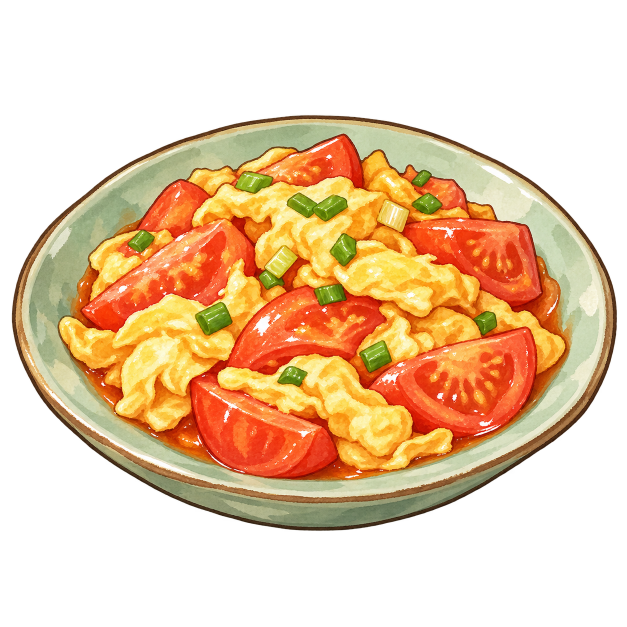
#> input picture 新建文件夹/番茄炒蛋.png, 1254 x 1254 px (shown at 1/2 size)
$ python trace_d06.py '../新建文件夹/番茄炒蛋.png'
#> lines starting #> are read from the running program, lines starting #| are printed output that depends on the picture; after the words box and inside, x2 and y2 are one past the last pixel; in counts of white or black regions, pixels touching at a corner belong together
"""Traces 番茄炒蛋's art (新建文件夹/番茄炒蛋.png) for D06, so that its loose, irregular scrambled egg is modelled 1:1
(勾勒): writes food_models/traced_D06.json, which stirfry.fanqie_chaodan builds the dish from, and a tracing sheet.

    python WhiteModel/trace_d06.py [--sheet <out.png>] [--blender <blender.exe>]

1. The art's camera. The art is an orthographic view of round_plate(r=0.1, h=0.034) from straight in front and
   38.3° up (its rim's ellipse fixes the angle), K px a metre, the plate's middle at (U0, V0): every art pixel is a
   ray, and a point on a surface z = f(x, y) is where the ray first meets it (backproject).
2. The art's pixels sorted by colour into egg, red (tomato or sauce), green (scallion) and the rest, the boundaries
   between egg and tomato settled by a watershed on the picture itself (its painted outlines).
3. The tomato wedges: round_wedge (the rounded wedge stirfry builds, dumped from Blender) fitted to each red patch,
   its silhouette seen from the art's camera against the patch, a cut face turned to the eye as the art paints them,
   lying on the heap inside the plate.
4. The heap T: the food's footprint (egg, wedges and scallion together) back-projected onto the plate, and inside it
   a membrane (Poisson) domed up to PEAK, on which every piece lies.
5. The egg split into its loose pieces along the art's creases: a watershed on the art's shading, neighbours with
   only a faint crease between them merged, small bits into a neighbour.
6. Each piece a surface over its outline in the art, so that from the art's camera it covers exactly what the art
   paints: raised over T, leaning a little to the eye, the art's shading in relief, its edge a thin crease (a ring of
   vertices just inside it), a little under its neighbours, the upper of two (the art shades the lower) lying higher.
7. Under it all a surface of deep gold a little under T (it shows in the creases), and the scallion lying on top
   where the art has it (the two pale pieces, 葱白, read off the art by eye).
"""
import json
import math
import os
import subprocess
import sys
import tempfile
import heapq

import cv2
import numpy as np
from PIL import Image, ImageDraw, ImageFont

HERE = os.path.dirname(os.path.abspath(__file__))
ART = os.path.join(HERE, '..', '新建文件夹', '番茄炒蛋.png')
OUT = os.path.join(HERE, 'food_models', 'traced_D06.json')

EL, K, U0, V0 = 38.3, 6046.0, 628.5, 773.3          # the art's camera (1)
SE, CE = math.sin(math.radians(EL)), math.cos(math.radians(EL))
VIEW = np.array([0.0, -CE, SE])                      # towards the camera
GX = np.linspace(-0.1, 0.1, 201)                     # world grid for the heap, 1 mm
GSTEP = GX[1] - GX[0]
# the tomatoes: a point inside each wedge and a box round it, read off the art
WEDGES = [(620, 318), (350, 410), (300, 560), (955, 520), (610, 660), (920, 770), (520, 850), (868, 378)]
ROI = [(515, 262, 732, 378), (272, 350, 428, 480), (158, 438, 515, 664), (803, 436, 1097, 618),
       (448, 566, 778, 768), (738, 646, 1082, 878), (372, 738, 688, 958), (798, 328, 942, 428)]
PALE = [(790, 430, 65, 44, 63), (561, 522, 64, 44, 120)]   # 葱白: centre, length, width (px), angle (degrees)
PEAK = 0.044            # the top of the heap
SINK = 0.003            # a wedge rests this far into the heap
# the egg's surfaces (6)
GAP, GB, RING = 0.0042, 0.0037, 0.0006   # mesh spacing inside and along the outline; the crease ring
LMAX, PUFF = 0.012, 0.9                  # a piece's height: PUFF × its half-width, up to LMAX
TILT, EDGE_D = 0.5, 0.001                # its front edge at 50% of its back's height; edge rounded over 1 mm
LAYER = 0.004                            # the topmost piece this much higher than the lowest
RELIEF, BAND = 0.0015, (8.0, 30.0)       # the art's shading as relief: amplitude, band (px)
OVER = 3                                 # px a piece reaches under its neighbours
EDGE_IN, EDGE_OUT = -0.0025, -0.0035     # a piece's edge under T: against another piece, and on the food's edge
DRAPE = 0.004                            # most a piece lifts to lie over a tomato; past that the tomato shows
FILL_SP, FILL_DEPTH = 0.011, 0.004       # the gold surface under the pieces: mesh spacing, depth under T

u8 = lambda m: m.astype(np.uint8)
disk = lambda r: cv2.getStructuringElement(cv2.MORPH_ELLIPSE, (2 * r + 1, 2 * r + 1))


# [5 lines left out: function fill_holes, not called in this run]


# ------------------------------------------------------------------ geometry (1)

def project(x, y, z):
    return U0 + K * np.asarray(x), V0 - K * (np.asarray(y) * SE + np.asarray(z) * CE)


# [45 lines left out: functions plate_in, sample, backproject, on_ray, not called in this run]


def depth_of(P):
    P = np.asarray(P)
    return P[..., 1] * CE - P[..., 2] * SE


# [19 lines left out: function raster, not called in this run]


# ------------------------------------------------------------------ colours (2)

def classify(rgb, alpha):
    """Labels: 1 egg, 2 red (tomato or sauce), 3 scallion, 4 the rest (plate, background)."""
    R, G, B = (rgb[..., i].astype(np.float32) for i in range(3))
    H, W = R.shape
    uu, vv = np.meshgrid(np.arange(W), np.arange(H))
    zone = (((uu - U0) / (K * 0.0875)) ** 2 + ((vv - (V0 - K * 0.031 * CE)) / (K * 0.0875 * SE)) ** 2) < 1
    zone &= alpha > 128                                   # inside the inner rim
    mx, mn = np.maximum(np.maximum(R, G), B), np.minimum(np.minimum(R, G), B)
    sat = (mx - mn) / np.maximum(mx, 1)
    gr = G / np.maximum(R, 1)
    green = zone & (G > R * 1.02) & (sat > 0.3)
    hsv = cv2.cvtColor(rgb, cv2.COLOR_RGB2HSV_FULL).astype(np.float32)
    h, s, v = hsv[..., 0] * 360 / 256, hsv[..., 1] / 255, hsv[..., 2] / 255
    # sure egg, sure tomato, sure plate; the rest settled by a watershed on the picture
    egg_core = zone & (h >= 31) & (h < 62) & (s > 0.2) & (v > 0.62) & ~green
    tom_core = zone & ((h < 19) | (h > 340)) & (s > 0.5)
    plate_core = zone & (s < 0.13) & ~green
    n, lab, st, _ = cv2.connectedComponentsWithStats(u8(egg_core))
    for j in range(1, n):   # egg-coloured islands in a tomato are its seeds
        if st[j, cv2.CC_STAT_AREA] < 1500:
            x, y, w, hh = st[j, :4]
            sl = (slice(max(y - 8, 0), y + hh + 8), slice(max(x - 8, 0), x + w + 8))
            m = lab[sl] == j
            ring = cv2.dilate(u8(m), disk(7)).astype(bool) & ~m
            if tom_core[sl][ring].mean() > 0.45:
                egg_core[sl][m] = False
    markers = np.zeros((H, W), np.int32)
    markers[~zone | plate_core] = 4
    markers[cv2.erode(u8(tom_core), disk(1)).astype(bool)] = 2
    markers[cv2.erode(u8(egg_core), disk(1)).astype(bool)] = 1
    markers[green] = 3
    ws = cv2.watershed(np.ascontiguousarray(rgb[..., ::-1]), markers)
    lab = np.where(ws < 0, 0, ws)
    for _ in range(2):   # the watershed's lines go to a neighbour
        for ax in (0, 1):
            z = lab == 0
            nb = np.roll(lab, 1, ax)
            lab[z & (nb > 0)] = nb[z & (nb > 0)]
    return lab, hsv


# ------------------------------------------------------------------ tomato wedges (3)

class Wedge:
    """round_wedge(r=1, w=0.5, edge=0.1) after soft(), as stirfry builds it, for fitting."""
    CUTN = [np.array([-math.sin(0.5), math.cos(0.5), 0.0]), np.array([-math.sin(0.5), -math.cos(0.5), 0.0])]

    def __init__(self, blender):
        path = os.path.join(tempfile.gettempdir(), 'trace_d06_wedge.json')
        script = ("import sys, json; sys.path.insert(0, %r)\n"
                  "from mathutils import Matrix\n"
                  "from food_models.core import Part\n"
                  "from food_models.stirfry import round_wedge\n"
                  "p = Part()\n"
                  "with p.soft():\n"
                  "    round_wedge(p, Matrix(), r=1.0, w=0.5, edge=0.1)\n"
                  "bm = p.bm; bm.normal_update(); bm.verts.index_update()\n"
                  "json.dump({'verts': [list(v.co) for v in bm.verts],"
                  " 'faces': [[v.index for v in f.verts] for f in bm.faces],"
                  " 'skin': [p.mats[f.material_index] == 'TomatoRed' for f in bm.faces],"
                  " 'normals': [list(f.normal) for f in bm.faces]}, open(%r, 'w'))\n") % (HERE, path)
        subprocess.run([blender, '-b', '--factory-startup', '--python-expr', script], check=True,
                       stdout=subprocess.DEVNULL, stderr=subprocess.DEVNULL)
        c = json.load(open(path))
        self.V, self.N = np.array(c['verts']), np.array(c['normals'])
        self.F, self.skin = c['faces'], np.array(c['skin'])

    # [10 lines left out: function rot, not called in this run]

    def linear(self, p):
        """The 3×3 map from the canonical wedge to a fitted one: p = (u, v, r, psi, alpha, phi, sa, sb, sc)."""
        return self.rot(*p[3:6]) @ np.diag([p[6] * p[2], p[7] * p[2], p[8] * p[2]])

    # [562 lines left out: functions place, tris, render, fit_wedges, heap, footprint and 6 more, not called in this run]


# ------------------------------------------------------------------ all together

def main():
    blender = sys.argv[sys.argv.index('--blender') + 1] if '--blender' in sys.argv else 'E:/blender.exe'
    sheet = sys.argv[sys.argv.index('--sheet') + 1] if '--sheet' in sys.argv else None
    rgba = np.asarray(Image.open(ART).convert('RGBA'))
#> rgba is the input picture: shape (1254, 1254, 4); mean R, G, B, A 104.9, 73.9, 41, 123.4
    rgb, alpha = np.ascontiguousarray(rgba[..., :3]), rgba[..., 3]
    H, W = alpha.shape
    lum = rgb.astype(np.float32) @ np.array([0.3, 0.59, 0.11], np.float32)
    lab, hsv = classify(rgb, alpha)
#> in classify, `zone &= alpha > 128`:
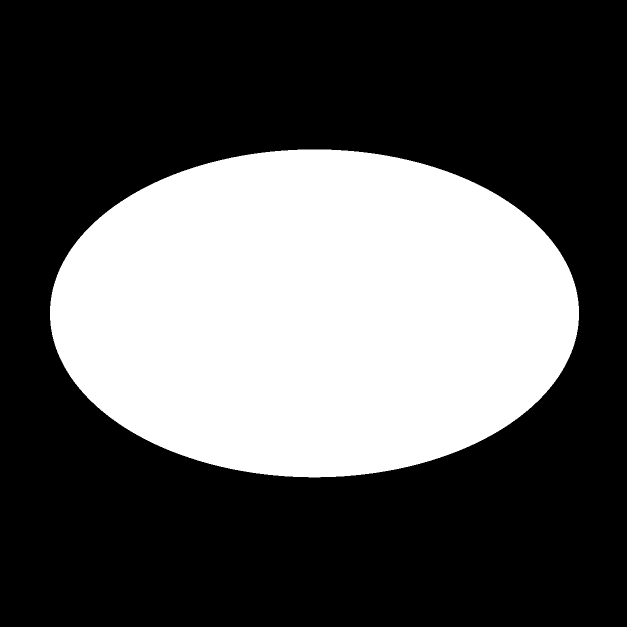
#> zone: shape (1254, 1254) bool (shown at 1/2 size); 34.7% white; 1 white region, box (x1, y1, x2, y2) and area: (100, 299, 1158, 955) 544940
#> in classify, `hsv = cv2.cvtColor(rgb, cv2.COLOR_RGB2HSV_FULL).astype(np.float32)`:
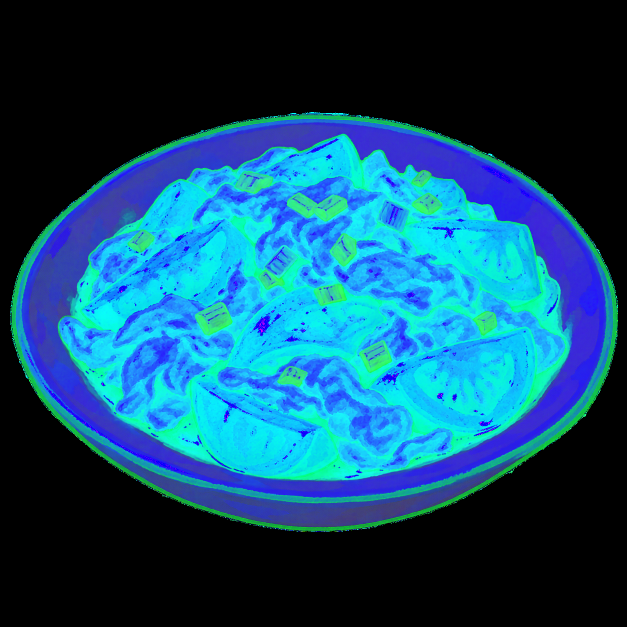
#> hsv: shape (1254, 1254, 3) float32 (shown at 1/2 size); mean R, G, B 14.5, 76.6, 106.4
#> in classify, `n, lab, st, _ = cv2.connectedComponentsWithStats(u8(egg_core))`:
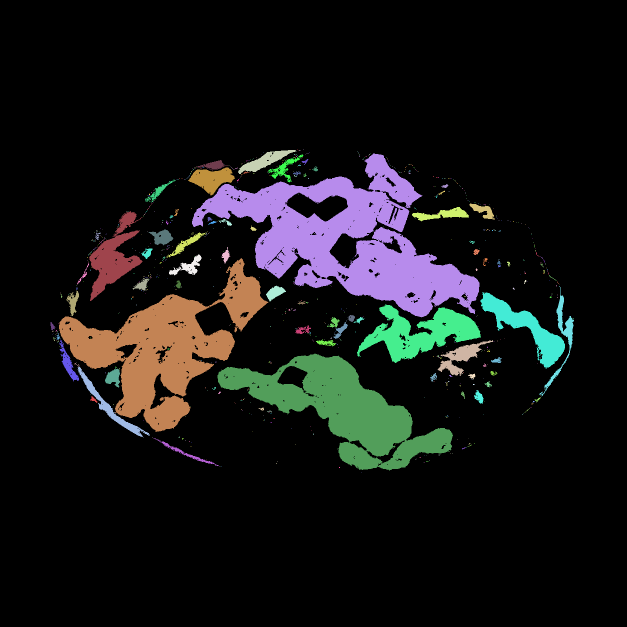
#> lab: shape (1254, 1254) int32 (shown at 1/2 size); 691 distinct labels, from 0 to 690; one colour per label, 0 black
#> in classify, `n, lab, st, _ = cv2.connectedComponentsWithStats(u8(egg_core))`: n = 691; st = 691 rows, first 6: [0, 0, 1254, 1254, 1352060], [595, 299, 2, 2, 2], [607, 299, 1, 1, 1], [476, 300, 117, 48, 1947], [598, 301, 3, 1, 3], [715, 303, 1, 1, 1]
#> the loop in classify, `for j in range(1, n):` made 690 passes
#> (x, y, w, hh) on passes 1, 2, 4, 5, 6, 7, 8, 9: (595, 299, 2, 2), (607, 299, 1, 1), (598, 301, 3, 1), (715, 303, 1, 1), (527, 305, 1, 1), (619, 305, 1, 1), (716, 305, 1, 1), (611, 307, 2, 2)
#> after the loop in classify, `for j in range(1, n):`:
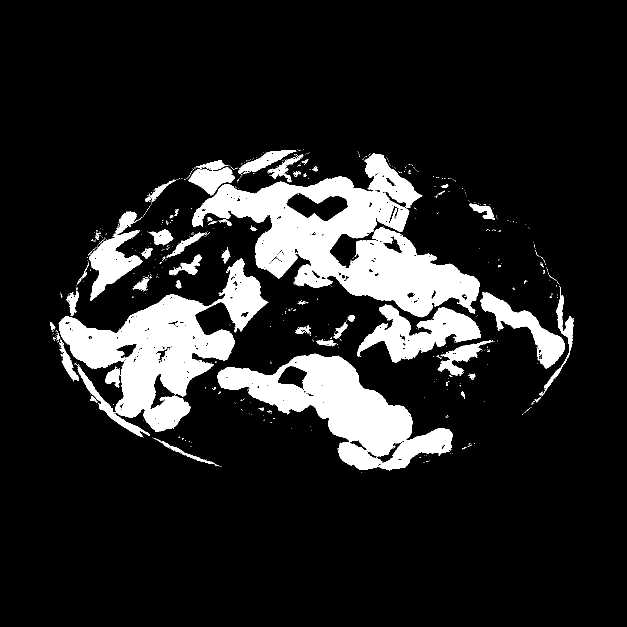
#> egg_core: shape (1254, 1254) bool (shown at 1/2 size); 13.8% white; 599 white regions (544 under 20 px), largest, box (x1, y1, x2, y2) and area: (384, 307, 959, 635) 72496, (118, 516, 537, 864) 50642, (435, 707, 906, 941) 42302
#> in classify, `ws = cv2.watershed(np.ascontiguousarray(rgb[..., ::-1]), markers)`:
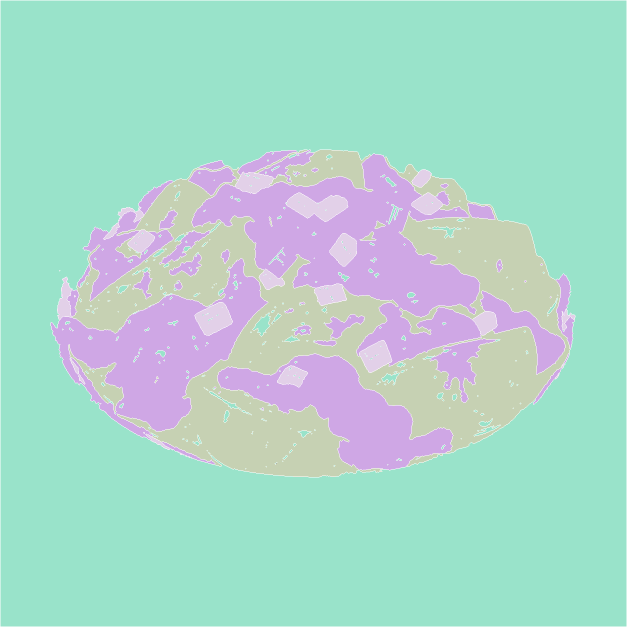
#> ws: shape (1254, 1254) int32 (shown at 1/2 size); 6 distinct labels, from -1 to 4; one colour per label, 0 black, -1 white
#> in classify, `lab = np.where(ws < 0, 0, ws)`:
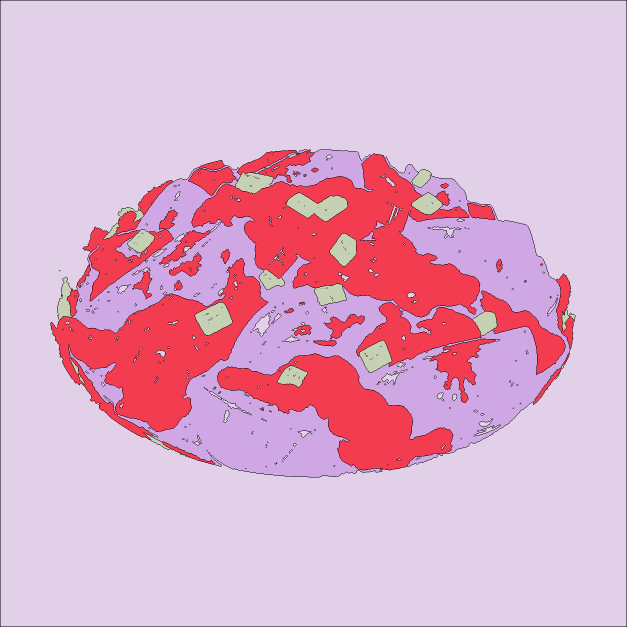
#> lab: shape (1254, 1254) int32 (shown at 1/2 size); 5 distinct labels, from 0 to 4; one colour per label, 0 black
#> after the loop in classify, `for _ in range(2):   # the watershed's lines go to a neighbour`:
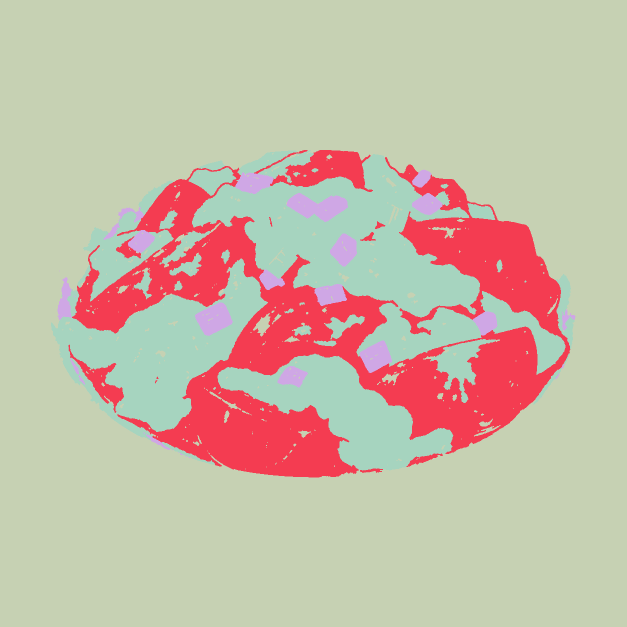
#> lab: shape (1254, 1254) int32 (shown at 1/2 size); 4 distinct labels, from 1 to 4; one colour per label, 0 black
    print('[trace] classified', flush=True)
    wedge = Wedge(blender)
    # a first heap from the egg, the red and the scallion, for fitting the wedges onto; then the heap proper
    T0, _ = heap(footprint(lab == 1, cv2.morphologyEx(u8(lab == 2), cv2.MORPH_OPEN, disk(10)).astype(bool), lab == 3))
    fits = fit_wedges(wedge, rgb, lab, hsv, T0)
    sil = np.zeros((H, W), bool)
    for i, p in enumerate(fits):
        uv, s, ids = wedge.tris(on_ray(p[0], p[1], 0.0), wedge.linear(p), i)
        sil |= raster(uv, s, ids, H, W)[1] >= 0
    egg = egg_mask(lab, sil)
    T, outline = heap(footprint(egg, sil, lab == 3))
    print(f'[trace] heap: top {T.max():.4f} m', flush=True)
    wz, wid = np.full((H, W), np.inf), np.full((H, W), -1, np.int32)   # the wedges' depth in the art's view
    wedges = []
    for i, p in enumerate(fits):
        C, Lm = wedge.place(p, T)
        M = np.eye(4)
        M[:3, :3], M[:3, 3] = Lm, C
        wedges.append(np.round(M, 6).tolist())
        uv, s, ids = wedge.tris(C, Lm, i)
        raster(uv, s, ids, H, W, wz, wid)
    pieces = split_egg(egg, lum)
    surfaces = egg_surfaces(pieces, sil, lab, lum, T, wz)
    print(f'[trace] egg: {len(surfaces)} pieces, {sum(len(p["tris"]) for p in surfaces)} triangles', flush=True)
    zb, zid = wz.copy(), wid.copy()   # and of everything, for laying the scallion on top
    for p in surfaces:
        P = np.array(p['verts'])
        tr = np.array(p['tris'])
        raster(p['uv'][tr], depth_of(P)[tr], np.zeros(len(tr), int), H, W, zb, zid)
    scal, scal_items = scallions(lab, T, zb)
    data = {'camera': {'el': EL, 'k': K, 'u0': U0, 'v0': V0}, 'wedges': wedges,
            'egg': [{'verts': p['verts'], 'tris': p['tris']} for p in surfaces], 'filler': filler(outline, T),
            'scallions': scal}
    json.dump(data, open(OUT, 'w'), separators=(',', ':'))
    print(f'[trace] wrote {OUT}: {len(wedges)} wedges, {len(scal)} scallions', flush=True)
    if sheet:
        tracing_sheet(sheet, rgba, pieces, fits, wedge, scal_items)
        print(f'[trace] sheet {sheet}', flush=True)


if __name__ == '__main__':
#> (the run stopped early here; a loop or call above may not have finished)

$ run again, with 新建文件夹/两熟紫苏鱼.png copied over 新建文件夹/番茄炒蛋.png
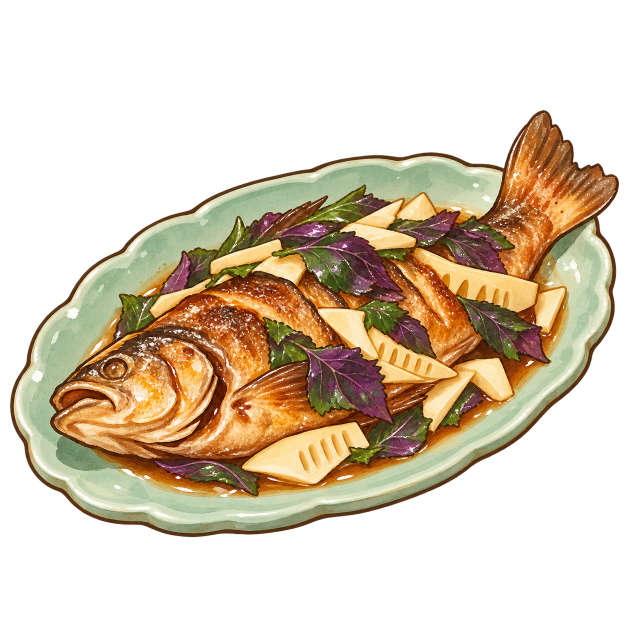
#> input picture 新建文件夹/两熟紫苏鱼.png, 1254 x 1254 px (shown at 1/2 size)
#> in main, rgba is the input picture: shape (1254, 1254, 4); mean R, G, B, A 77.8, 62.9, 41.7, 113.4
#> zone: shape (1254, 1254) bool; 32.2% white; 1 white region, box (x1, y1, x2, y2) and area: (100, 310, 1158, 955) 506143
#> green: shape (1254, 1254) bool; 1.3% white; 251 white regions (209 under 20 px), largest, box (x1, y1, x2, y2) and area: (723, 601, 807, 665) 2811, (606, 506, 696, 585) 2766, (541, 687, 612, 735) 1809
#> tom_core: shape (1254, 1254) bool; 2.3% white; 1924 white regions (1786 under 20 px), largest, box (x1, y1, x2, y2) and area: (861, 419, 1016, 550) 3459, (708, 511, 808, 605) 2643, (371, 692, 454, 871) 2518
#> plate_core: shape (1254, 1254) bool; 0.71% white; 965 white regions (869 under 20 px), largest, box (x1, y1, x2, y2) and area: (243, 455, 315, 514) 622, (1029, 765, 1108, 840) 567, (131, 615, 159, 638) 433
#> in classify, `n, lab, st, _ = cv2.connectedComponentsWithStats(u8(egg_core))`:
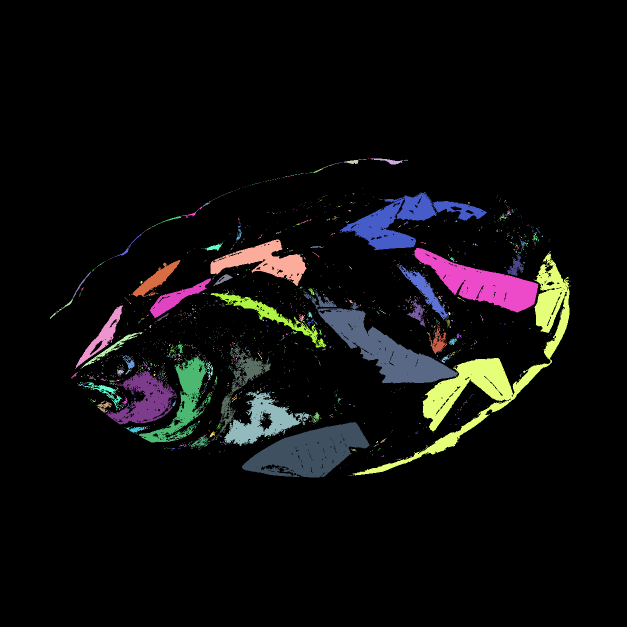
#> lab: shape (1254, 1254) int32 (shown at 1/2 size); 1669 distinct labels, from 0 to 1668; one colour per label, 0 black
#> n = 1669; st = 1669 rows, first 6: [0, 0, 1254, 1254, 1434337], [736, 317, 2, 1, 2], [741, 317, 66, 12, 290], [688, 319, 35, 9, 152], [725, 318, 8, 1, 8], [808, 319, 8, 2, 9]
#> the loop in classify, `for j in range(1, n):` made 1668 passes
#> (x, y, w, hh) on passes 1 to 8: (736, 317, 2, 1), (741, 317, 66, 12), (688, 319, 35, 9), (725, 318, 8, 1), (808, 319, 8, 2), (679, 325, 4, 1), (684, 324, 3, 1), (670, 327, 3, 1)
#> ws: shape (1254, 1254) int32; 6 distinct labels, from -1 to 4
#> after the loop in classify, `for _ in range(2):   # the watershed's lines go to a neighbour`:
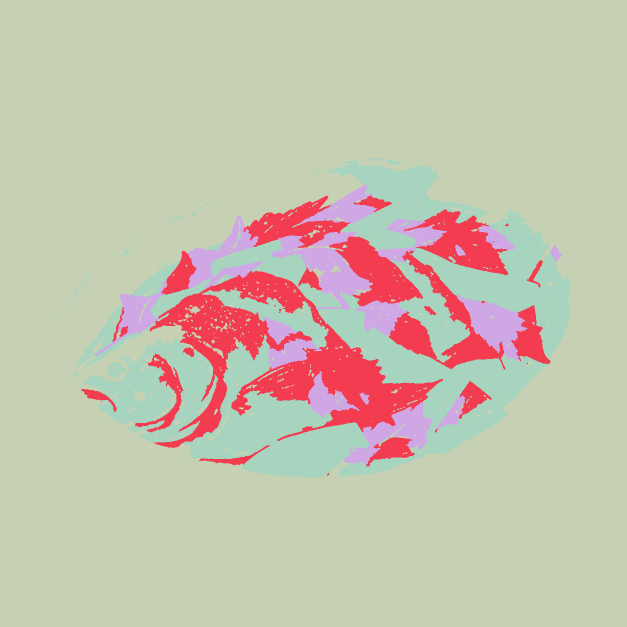
#> lab: shape (1254, 1254) int32 (shown at 1/2 size); 4 distinct labels, from 1 to 4; one colour per label, 0 black
